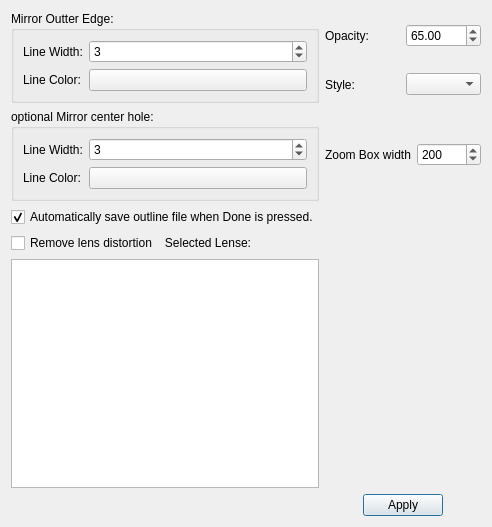
<?xml version="1.0" encoding="UTF-8"?>
<ui version="4.0">
 <class>settingsIGram</class>
 <widget class="QDialog" name="settingsIGram">
  <property name="geometry">
   <rect>
    <x>0</x>
    <y>0</y>
    <width>492</width>
    <height>527</height>
   </rect>
  </property>
  <property name="windowTitle">
   <string>Mirror Boundaries</string>
  </property>
  <layout class="QGridLayout" name="gridLayout">
   <item row="0" column="1">
    <layout class="QHBoxLayout" name="horizontalLayout">
     <item>
      <widget class="QLabel" name="label_5">
       <property name="text">
        <string>Opacity:</string>
       </property>
      </widget>
     </item>
     <item>
      <widget class="QDoubleSpinBox" name="opacitySB">
       <property name="maximum">
        <double>100.000000000000000</double>
       </property>
       <property name="value">
        <double>65.000000000000000</double>
       </property>
      </widget>
     </item>
    </layout>
   </item>
   <item row="1" column="1">
    <layout class="QHBoxLayout" name="horizontalLayout_2">
     <item>
      <widget class="QLabel" name="label_6">
       <property name="text">
        <string>Style:</string>
       </property>
      </widget>
     </item>
     <item>
      <widget class="QComboBox" name="styleCB">
       <property name="toolTip">
        <string>Line style</string>
       </property>
      </widget>
     </item>
    </layout>
   </item>
   <item row="3" column="0">
    <widget class="QCheckBox" name="SaveOutlines">
     <property name="text">
      <string>Automatically save outline file when Done is pressed.</string>
     </property>
     <property name="checked">
      <bool>true</bool>
     </property>
    </widget>
   </item>
   <item row="2" column="1">
    <layout class="QVBoxLayout" name="verticalLayout">
     <item>
      <layout class="QHBoxLayout" name="horizontalLayout_3">
       <item>
        <widget class="QLabel" name="label_7">
         <property name="text">
          <string>Zoom Box width</string>
         </property>
        </widget>
       </item>
       <item>
        <widget class="QSpinBox" name="zoomBoxWidthSb">
         <property name="minimum">
          <number>100</number>
         </property>
         <property name="maximum">
          <number>500</number>
         </property>
         <property name="singleStep">
          <number>100</number>
         </property>
         <property name="value">
          <number>200</number>
         </property>
        </widget>
       </item>
      </layout>
     </item>
    </layout>
   </item>
   <item row="4" column="0">
    <layout class="QHBoxLayout" name="horizontalLayout_5">
     <item>
      <widget class="QCheckBox" name="removeDistortion">
       <property name="text">
        <string>Remove lens distortion</string>
       </property>
      </widget>
     </item>
     <item>
      <widget class="QLabel" name="label_8">
       <property name="text">
        <string>Selected Lense:</string>
       </property>
       <property name="alignment">
        <set>Qt::AlignRight|Qt::AlignTrailing|Qt::AlignVCenter</set>
       </property>
      </widget>
     </item>
     <item>
      <widget class="QLabel" name="currentlense">
       <property name="text">
        <string/>
       </property>
      </widget>
     </item>
    </layout>
   </item>
   <item row="5" column="0">
    <widget class="QTableView" name="lenseTableView">
     <property name="tabKeyNavigation">
      <bool>false</bool>
     </property>
     <property name="showDropIndicator" stdset="0">
      <bool>false</bool>
     </property>
    </widget>
   </item>
   <item row="6" column="1">
    <widget class="QDialogButtonBox" name="buttonBox">
     <property name="toolTip">
      <string>&lt;html&gt;&lt;head/&gt;&lt;body&gt;&lt;table border=&quot;1&quot; style=&quot; margin-top:0px; margin-bottom:0px; margin-left:0px; margin-right:0px;&quot; width=&quot;100%&quot; cellspacing=&quot;2&quot; cellpadding=&quot;0&quot;&gt;&lt;tr&gt;&lt;td&gt;&lt;p align=&quot;center&quot;&gt;Cell 1&lt;/p&gt;&lt;/td&gt;&lt;td&gt;&lt;p&gt;cell 2&lt;/p&gt;&lt;/td&gt;&lt;/tr&gt;&lt;tr&gt;&lt;td&gt;row1&lt;/td&gt;&lt;/tr&gt;&lt;/table&gt;&lt;/body&gt;&lt;/html&gt;</string>
     </property>
     <property name="orientation">
      <enum>Qt::Horizontal</enum>
     </property>
     <property name="standardButtons">
      <set>QDialogButtonBox::Apply</set>
     </property>
     <property name="centerButtons">
      <bool>true</bool>
     </property>
    </widget>
   </item>
   <item row="0" column="0" rowspan="2">
    <widget class="QGroupBox" name="groupBox">
     <property name="title">
      <string>Mirror Outter Edge:</string>
     </property>
     <layout class="QFormLayout" name="formLayout">
      <item row="0" column="0">
       <widget class="QLabel" name="label">
        <property name="text">
         <string>Line Width:</string>
        </property>
       </widget>
      </item>
      <item row="0" column="1">
       <widget class="QSpinBox" name="spinBox">
        <property name="minimum">
         <number>1</number>
        </property>
        <property name="maximum">
         <number>40</number>
        </property>
        <property name="value">
         <number>3</number>
        </property>
       </widget>
      </item>
      <item row="1" column="0">
       <widget class="QLabel" name="label_2">
        <property name="text">
         <string>Line Color:</string>
        </property>
       </widget>
      </item>
      <item row="1" column="1">
       <widget class="QPushButton" name="edgeLineColorPb">
        <property name="toolTip">
         <string>Set color of line</string>
        </property>
        <property name="text">
         <string/>
        </property>
       </widget>
      </item>
     </layout>
    </widget>
   </item>
   <item row="2" column="0">
    <widget class="QGroupBox" name="groupBox_2">
     <property name="title">
      <string>optional Mirror center hole:</string>
     </property>
     <layout class="QFormLayout" name="formLayout_2">
      <item row="0" column="0">
       <widget class="QLabel" name="label_4">
        <property name="text">
         <string>Line Width:</string>
        </property>
       </widget>
      </item>
      <item row="0" column="1">
       <widget class="QSpinBox" name="centerSpinBox">
        <property name="minimum">
         <number>1</number>
        </property>
        <property name="maximum">
         <number>10</number>
        </property>
        <property name="value">
         <number>3</number>
        </property>
       </widget>
      </item>
      <item row="1" column="0">
       <widget class="QLabel" name="label_3">
        <property name="text">
         <string>Line Color:</string>
        </property>
       </widget>
      </item>
      <item row="1" column="1">
       <widget class="QPushButton" name="centerLineColorPb">
        <property name="text">
         <string/>
        </property>
       </widget>
      </item>
     </layout>
    </widget>
   </item>
  </layout>
 </widget>
 <resources/>
 <connections>
  <connection>
   <sender>buttonBox</sender>
   <signal>accepted()</signal>
   <receiver>settingsIGram</receiver>
   <slot>accept()</slot>
   <hints>
    <hint type="sourcelabel">
     <x>248</x>
     <y>254</y>
    </hint>
    <hint type="destinationlabel">
     <x>157</x>
     <y>274</y>
    </hint>
   </hints>
  </connection>
  <connection>
   <sender>buttonBox</sender>
   <signal>rejected()</signal>
   <receiver>settingsIGram</receiver>
   <slot>reject()</slot>
   <hints>
    <hint type="sourcelabel">
     <x>316</x>
     <y>260</y>
    </hint>
    <hint type="destinationlabel">
     <x>286</x>
     <y>274</y>
    </hint>
   </hints>
  </connection>
 </connections>
</ui>
